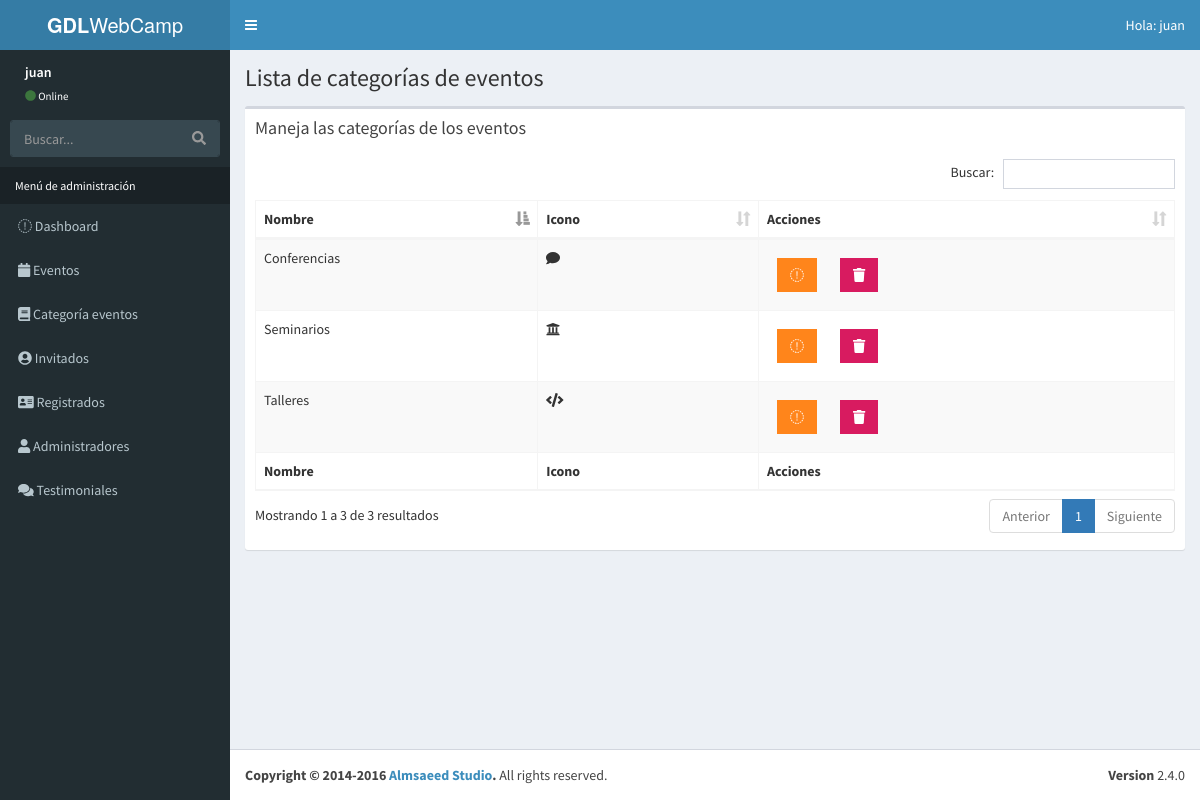
The app's page /admin/lista-categorias.php (signed in) with its own data.
### tables this page shows
CREATE TABLE `categoria_evento` (
  `id_categoria` tinyint(10) NOT NULL,
  `cat_evento` varchar(50) NOT NULL,
  `icono` varchar(50) NOT NULL,
  `editado` datetime NOT NULL
);

### admin/lista-categorias.php (the view, shortened to what this page needs)
<?php
     include_once 'funciones/funciones.php';
     include_once 'templates/header.php';
     include_once 'templates/barra.php';
     include_once 'templates/navegacion.php';
 ?>
  <div class="content-wrapper">
    <section class="content-header">
           <h1>
             Lista de categorías de eventos
           </h1>
    </section>
    <section class="content">
      <div class="row">
        <div class="col-xs-12">
          <div class="box">
            <div class="box-header">
              <h3 class="box-title">Maneja las categorías de los eventos</h3>
            </div>
            <div class="box-body">
              <table id="registros" class="table table-bordered table-striped">
                <thead>
                <tr>
                  <th>Nombre</th>
                  <th>Icono</th>
                  <th>Acciones</th>
                </tr>
                </thead>
                <tbody>
                     <?php
                         try {
                              $sql = "SELECT * FROM categoria_evento";
                              $resultado = $conn->query($sql);
                         } catch (\Exception $e) {
                              $error = $e->getMessage();
                              echo $error;
                         }
                         while ( $categoria = $resultado->fetch_assoc() ) { ?>
                              <tr>
                                   <td><?php echo $categoria['cat_evento']; ?></td>
                                   <td> <i class="fa <?php echo $categoria['icono']; ?>"></i></td>
                                   <td>
                                        <a href="editar-categoria.php?id=<?php echo $categoria['id_categoria'] ?>" class="btn bg-orange btn-flat margin">
                                             <i class="fa fa-pencil"></i>
                                        </a>
                                        <a href="#" data-id="<?php echo $categoria['id_categoria'] ?>" data-tipo="categoria" class="btn bg-maroon btn-flat margin borrar-registro">
                                             <i class="fa fa-trash"></i>
                                        </a>
                                   </td>
                              </tr>
                         <?php } ?>
                </tbody>
                <tfoot>
                <tr>
                     <th>Nombre</th>
                     <th>Icono</th>
                     <th>Acciones</th>
                </tr>
                </tfoot>
              </table>
            </div>
          </div>
        </div>
      </div>
    </section>
  </div>
  <?php
     include_once 'templates/footer.php';
  ?>

### records on screen
categoria_evento: cat_evento "Seminarios"
categoria_evento: cat_evento "Conferencias"
categoria_evento: cat_evento "Talleres"

### other values on screen
$_SESSION['nombre'] "juan"
